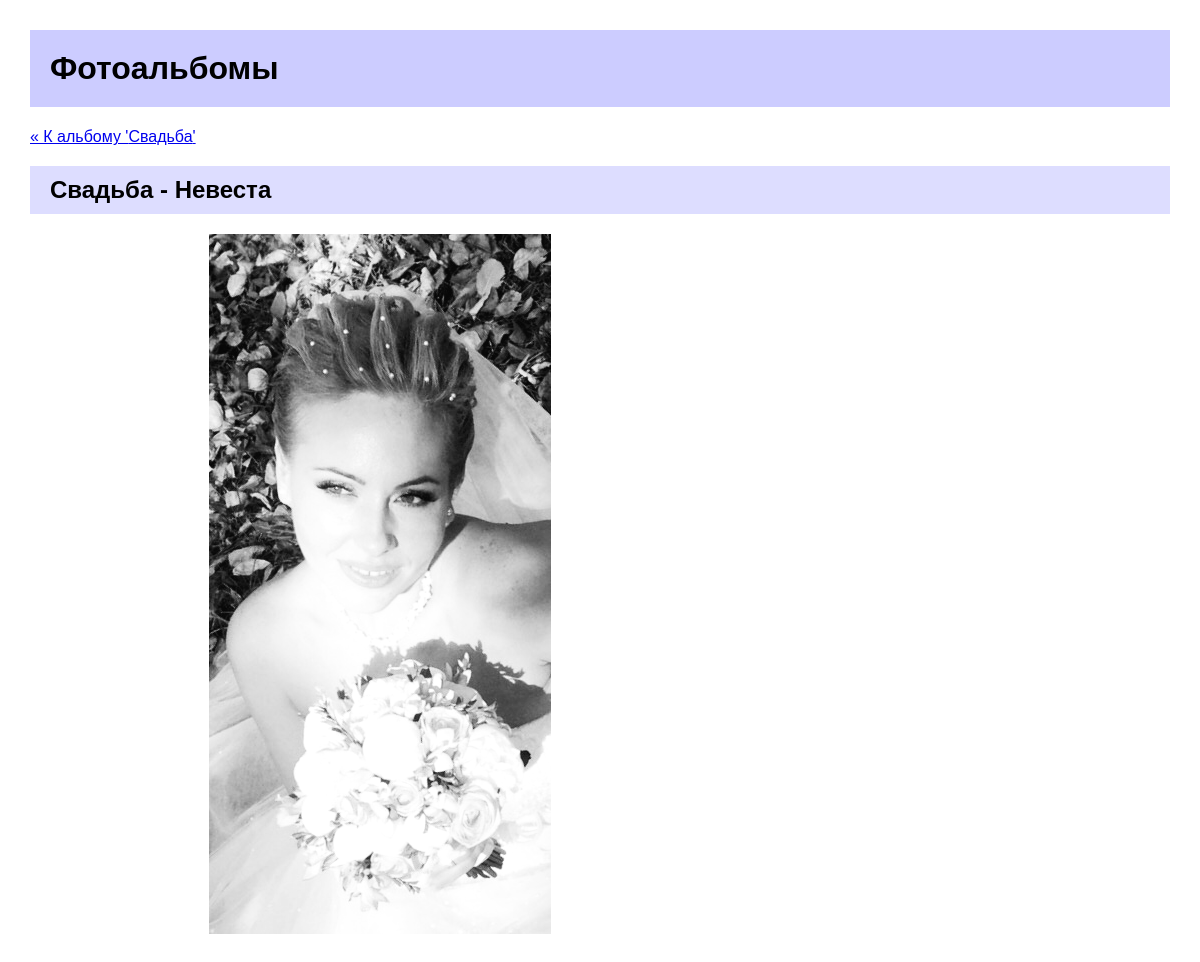
The app's page /gallery/photos/9/, older data.
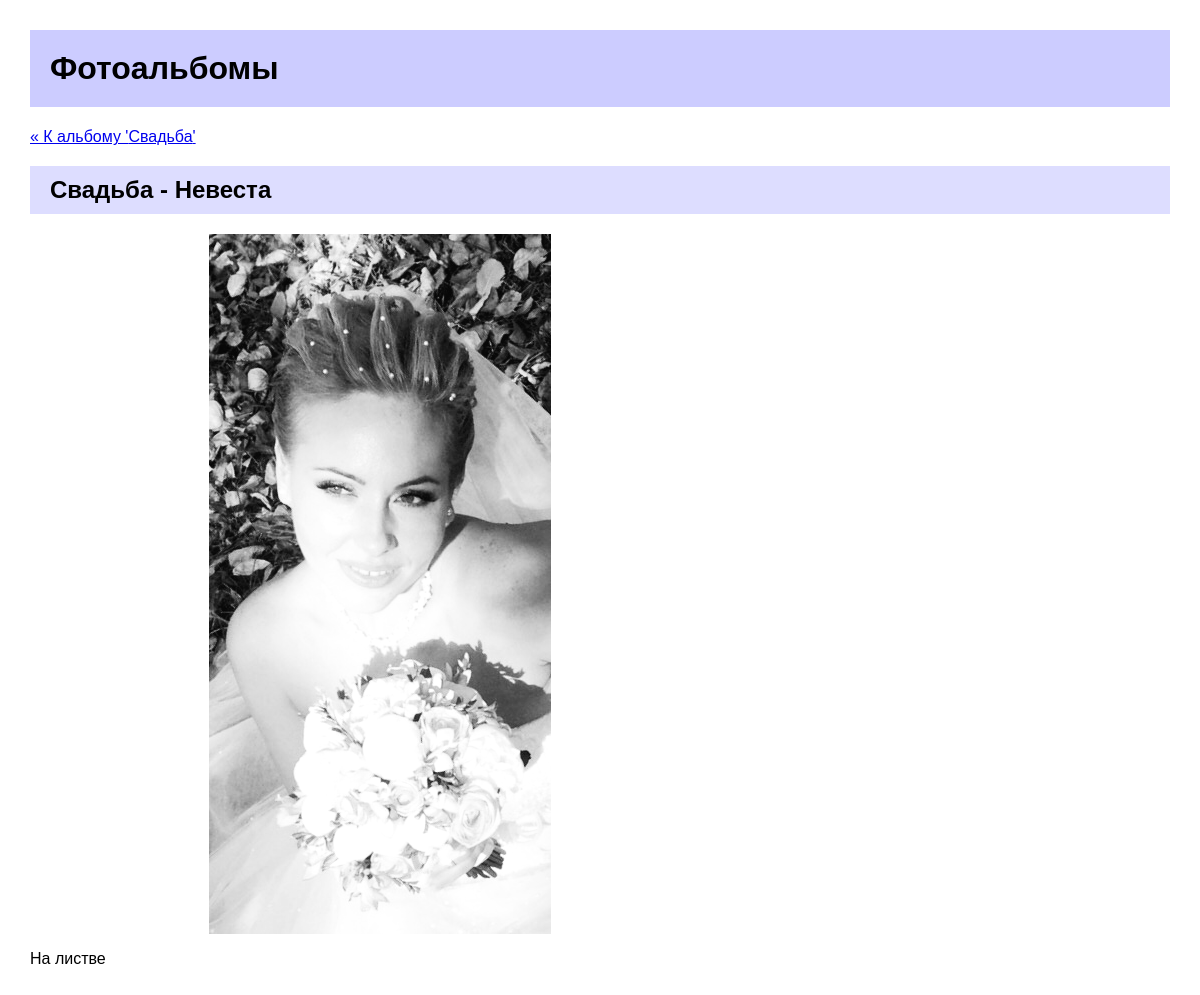
The same page, newer data.
### items/models/photos.py (models this page shows, shortened)
class Photo(Model):
    album = ForeignKey(Album, on_delete=CASCADE)
    title = CharField(max_length=250)
    image = ThumbnailImageField(upload_to='photos%Y%m%d%H%M%S')
    caption = CharField(max_length=250, blank=True, null=True)
    class Meta:
        verbose_name = 'Фотография'
        verbose_name_plural = 'Фотографии'
        ordering = ['title']

### items/models/album.py (models this page shows, shortened)
class Album(Model):
    name = CharField(verbose_name="Наименование альбома", max_length=250)
    description = TextField(verbose_name="Характеристики альбома", blank=True, null=True)
    class Meta:
        verbose_name = 'Фотоальбом'
        verbose_name_plural = 'Фотоальбомы'
        ordering = ['name']
    @permalink
    def get_absolute_url(self):
        return ('item_detail', None, dict(pk=self.id))

### items/views.py (the view)
# urls.py: path(r'photos/<int:pk>/', PhotosDetailView.as_view(), name='photo_detail')
class PhotosDetailView(DetailView):
    model = Photo
    template_name = 'photos_detail.html'
    def get_queryset(self):
        return Photo.objects.all()

### context_processors.py (called while the page is built)
def root_url_processor(request):
    return {'ROOT_URL': ROOT_URL}

### items/__init__.py (called while the page is built)
def permalink(func):
    from functools import wraps
    from django.urls import reverse
    @wraps(func)
    def inner(*args, **kwargs):
        tuple = func(*args, **kwargs)
        res = reverse(tuple[0], None, *tuple[1:3])
        return res
    return inner

### items/templates/photos_detail.html (shortened to what this page needs)
{% extends "base.html" %}
{% block content %}
    <a href="{{ object.album.get_absolute_url }}">&laquo; К альбому '{{ object.album.name }}'</a>
    <h2>{{ object.album.name }} - {{ object.title }}</h2>
    <img src="{{ object.image.url }}"/>
    {% if object.caption %}
        <p>
            {{ object.caption }}
        </p>
    {% endif %}
{% endblock %}

Row changes from the older to the newer data that the page shows:
changed Photo "Невеста": caption (not shown) → "На листве"
